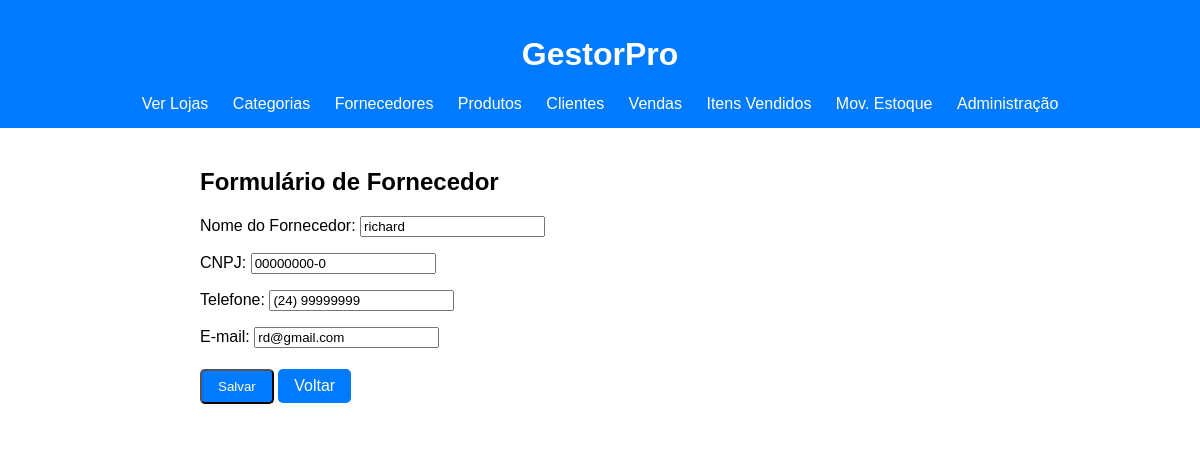
The page /fornecedores/editar/2/ (signed in) on the database its author committed.
### loja_app/models.py (models this page shows, shortened)
class Fornecedor(models.Model):
    nome = models.CharField(max_length=200, verbose_name="Nome do Fornecedor")
    cnpj = models.CharField(max_length=20, verbose_name="CNPJ", unique=True, blank=True, null=True)
    telefone = models.CharField(max_length=15, verbose_name="Telefone", blank=True, null=True)
    email = models.EmailField(verbose_name="E-mail", blank=True, null=True)

### loja_app/views.py (the view, shortened to what this page needs)
# urls.py: path('fornecedores/editar/<int:id>/', views.editar_fornecedor, name='editar_fornecedor'),
@staff_member_required
def editar_fornecedor(request, id):
    fornecedor = get_object_or_404(Fornecedor, id=id)
    allowed_fields = ['nome', 'cnpj', 'telefone', 'email']
    if request.method == 'POST':
        form = FornecedorForm(request.POST, instance=fornecedor)
        if form.is_valid():
           cleaned_payload = {
                field_name: form.cleaned_data.get(field_name)
                for field_name in form.fields
                if field_name in form.cleaned_data
            }
        try:
                _update_instance_from_data(fornecedor, cleaned_payload, allowed_fields)
        except ValueError as exc:
                form.add_error(None, str(exc))
        else:
                messages.success(request, 'Fornecedor atualizado com sucesso.')
                return redirect('lista_fornecedores')
    else:
        form = FornecedorForm(instance=fornecedor)
    return render(request, 'loja_app/fornecedor_form.html', {'form': form})

### loja_app/forms.py
class FornecedorForm(forms.ModelForm):
    class Meta:
        model = Fornecedor
        fields = ['nome', 'cnpj', 'telefone', 'email']

### loja_app/views.py (called while the page is built)
def _is_json_request(request):
    content_type = request.META.get('CONTENT_TYPE', '')
    return 'application/json' in content_type

### loja_app/templates/loja_app/fornecedor_form.html (shortened to what this page needs)
{% extends 'loja_app/base.html' %}
{% block content %}
    <h2>Formulário de Fornecedor</h2>
    <form method="post">
        {{ form.as_p }}
        <button type="submit" class="botao">Salvar</button>
        <a href="{% url 'lista_fornecedores' %}" class="botao cancelar">Voltar</a>
    </form>
{% endblock %}

### loja_app/static/loja_app/css/base.css (style rules this page uses)
body { font-family: Arial, sans-serif; margin: 0; background-color: #ffffff; }
.botao { align-items: center; display: inline-block; background-color: #007bff; color: white; padding: 8px 16px; text-decoration: none; border-radius: 5px; margin: 5px 0; }

### rows shown on the page
Fornecedor: nome "richard", cnpj "00000000-0", telefone "(24) 99999999", email "rd@gmail.com"
